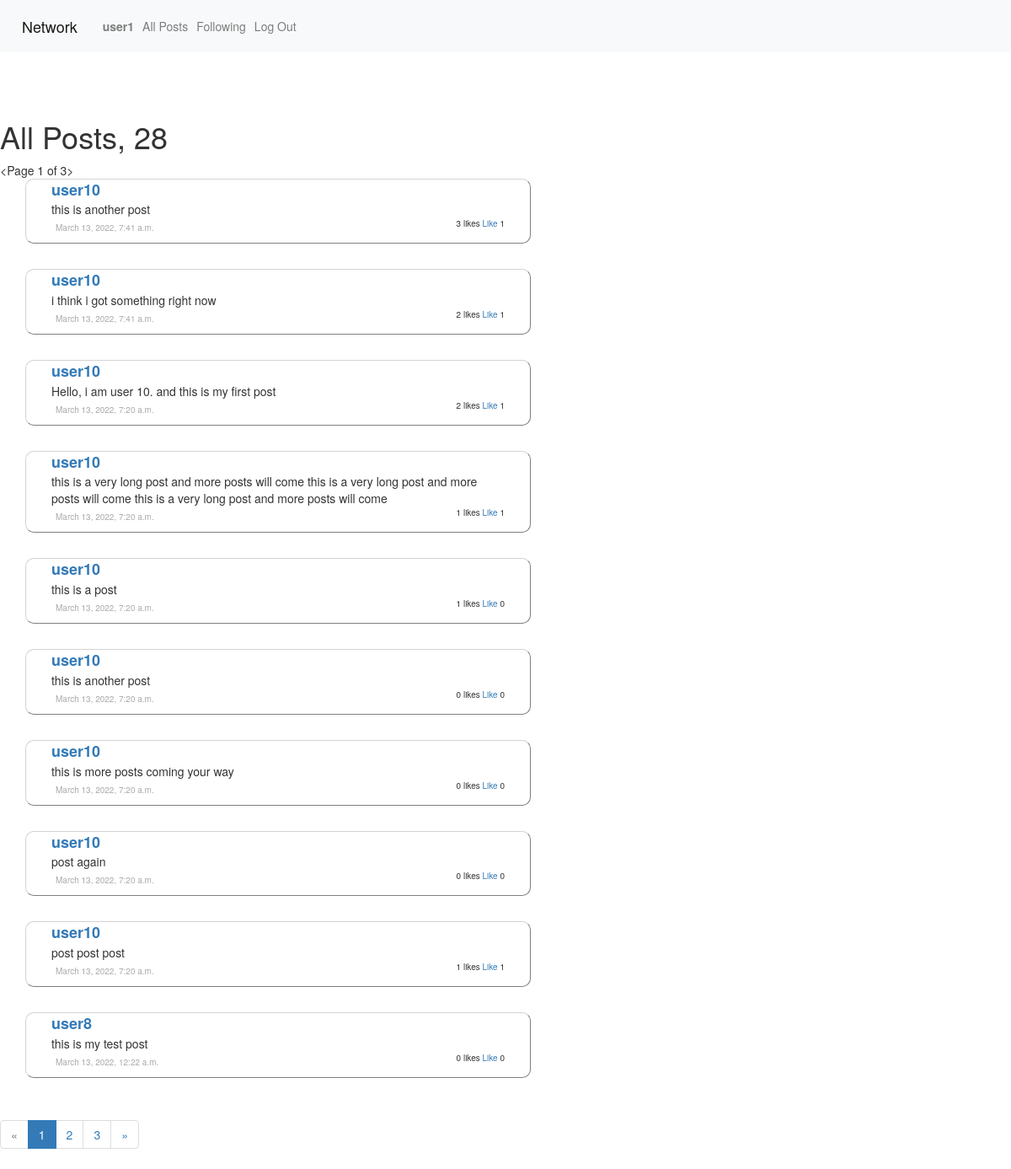
The app's page /all_posts (signed in), older data.
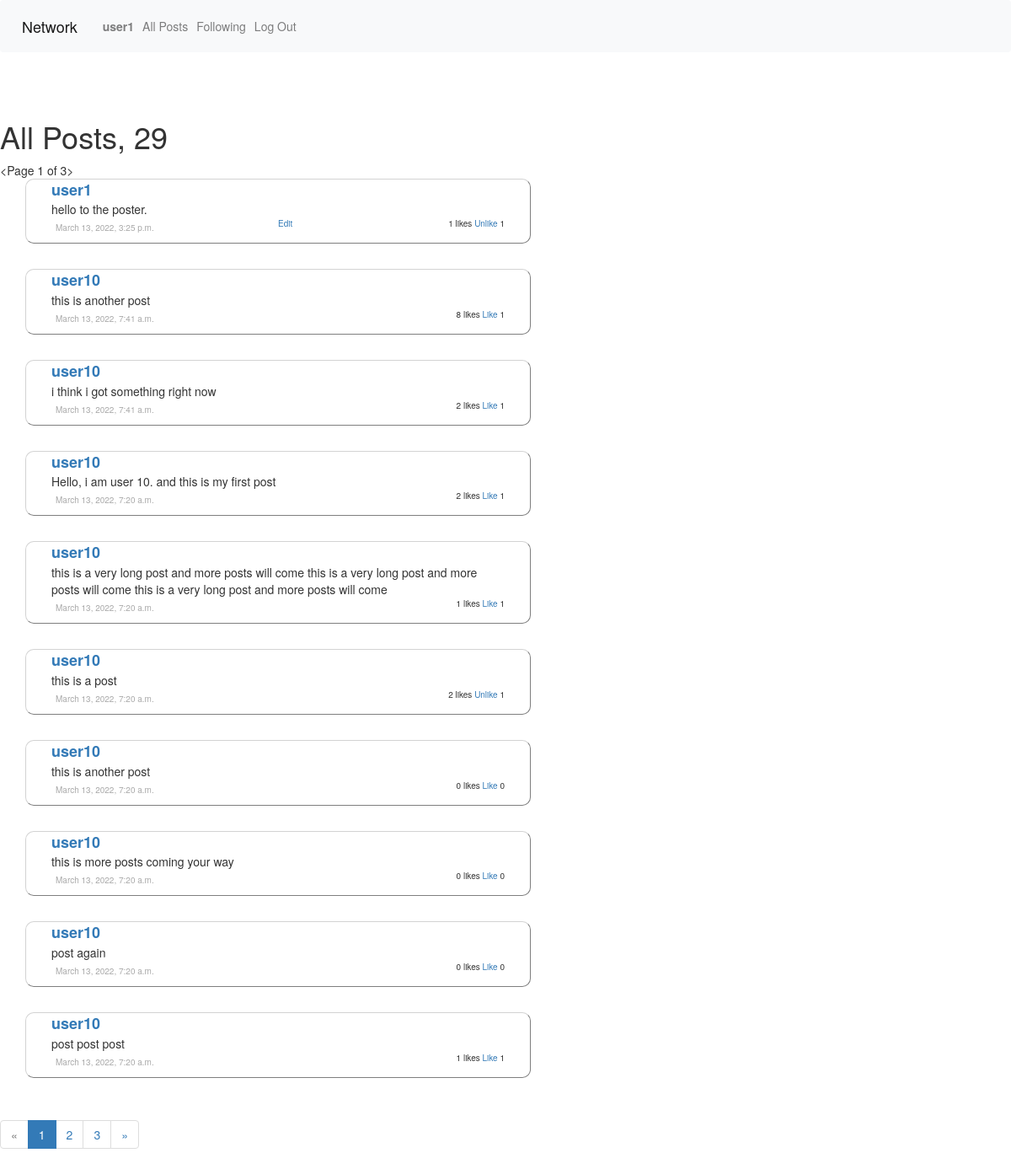
The same page, newer data.
### network/models.py (models this page shows)
class Posts(models.Model):
    content = models.CharField(max_length=200)
    poster = models.ForeignKey(User, on_delete=models.CASCADE, related_name="posts")
    likes = models.IntegerField(default=0)
    date = models.DateTimeField(default=datetime.now())
    likers = models.ManyToManyField(User, blank=True, related_name="posts_liked")
    def __str__(self):
        return f" \n Post: {self.content} by {self.poster} \n  {self.likers.all().count()} likes"
    def num_likes(self):
        return self.likers.all().count()

class User(AbstractUser, models.Model):
    followings = models.ManyToManyField('self', related_name="followers", symmetrical=False)
    def __str__(self):
        return f"{self.username} Posts { self.posts.all().count()} follows: {self.followings.all().count()} followers:{self.followers.all().count()} "

### network/views.py (the view)
# urls.py: path("all_posts", views.all_posts, name="all_posts"),
def all_posts(request):
    user = request.user
    posts = Posts.objects.all().order_by("-date")
    posts_count = posts.count()
    current_page = request.GET.get('page', 1)
    paginator = Paginator(posts, 10)
    try:
        page = paginator.page(current_page)
    except PageNotAnInteger:
        page = paginator.page(1)
    except EmptyPage:
        page = paginator.page(paginator.num_pages)
    return render(request, "network/allposts.html", {
        "user": user,
        "posts": page,
        "posts_count": posts_count
        })

### network/templatetags/load_functions.py (called while the page is built)
@register.filter
def num_likes(postid):
	post = Posts.objects.filter(id=postid)[0]
	return post.num_likes()

@register.filter
def likers(postid):
	post = Posts.objects.filter(id=postid)[0]
	return post.likers.all()

### network/templates/network/allposts.html (shortened to what this page needs)
{% extends "network/layout.html" %}
{% block body %}
{% load load_functions %}
     {% if user.is_authenticated %}
     <br><br>
     <h1> All Posts, {{ posts_count}}</h1>
    <div class="postcontainer">
        <a> {{posts}}</a>
        {% for post in posts %}
        <div class="posts" >
            <div class="posthead">
                <div class="poster">
                    <a href="{% url 'user' post.poster.username %}"> {{post.poster.username}}</a>
                </div>
                <div id ="postdiv{{post.id}}" class="postcontent">
                    <a> {{post.content}}</a>
                </div>
            </div>
            <div class="postbody">
                <div class="like">
                    <a> {{post.likes}} likes</a>
                    <a href="{% url 'like' post.id %}">
                        {% if user in post.id|likers %}
                        Unlike
                        {% else %}
                        Like
                        {% endif %}
                    </a>
                    {{post.num_likes}}
                </div>
                <div class="date">
                    {{post.date}}
                </div>
                <div class="edit">
                {% if post.poster.id == user.id %}
                <a href="{% url 'edit' post.id %}"> Edit </a>
                {% endif %}
                </div>
            </div>
        </div>
        {% empty %}
        <h3> No Posts</h3>
        {% endfor %}
    </div>
{% if posts.has_other_pages %}
  <ul class="pagination">
    {% if posts.has_previous %}
      <li><a href="?page={{ posts.previous_page_number }}">&laquo;</a></li>
    {% else %}
      <li class="disabled"><span>&laquo;</span></li>
    {% endif %}
    {% for i in posts.paginator.page_range %}
      {% if posts.number == i %}
        <li class="active"><span>{{ i }} <span class="sr-only">(current)</span></span></li>
      {% else %}
        <li><a href="?page={{ i }}">{{ i }}</a></li>
      {% endif %}
    {% endfor %}
    {% if posts.has_next %}
      <li><a href="?page={{ posts.next_page_number }}">&raquo;</a></li>
    {% else %}
      <li class="disabled"><span>&raquo;</span></li>
    {% endif %}
  </ul>
{% endif %}
      {% endif %}
{% endblock %}

Row changes from the older to the newer data that the page shows:
no longer on this page (row unchanged): Posts: poster.username "user8", content "this is my test post", likes "0", shows "Like", num_likes "0", date "March 13, 2022, 12:22 a.m."
added Posts: poster.username "user1", content "hello to the poster.", likes "1", shows "Unlike", num_likes "1", date "March 13, 2022, 3:25 p.m.", shows "Edit"
changed Posts (number 2 of 10 on the later page): likes "3" → "8"
changed Posts "this is a post": likes "1" → "2"; num_likes "0" → "1"; text "Like" → "Unlike"
Text that changed along with them:
{{ posts_count }}: "28" → "29"
